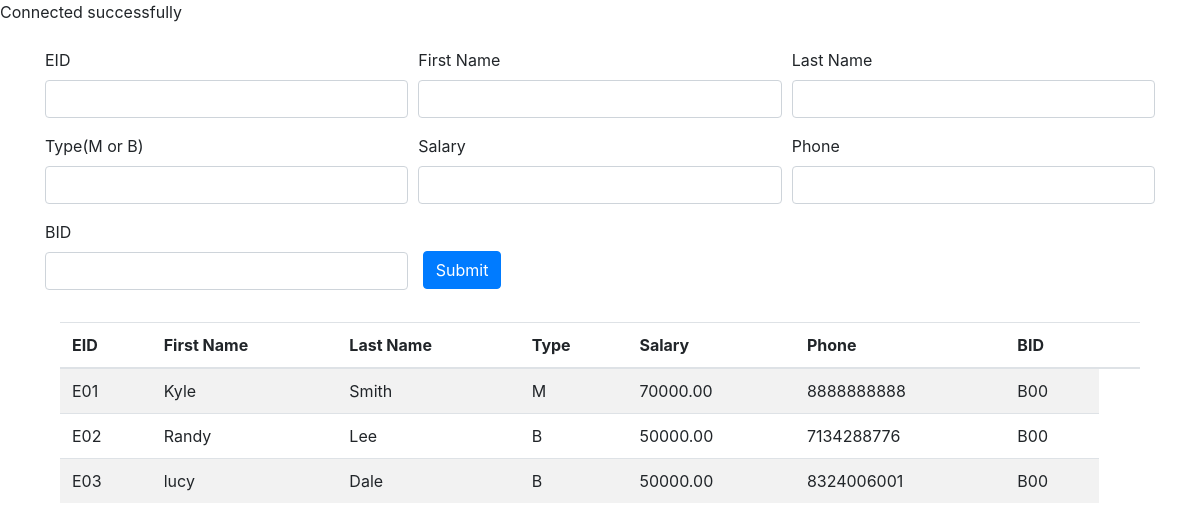
Page /employees.php on the committed database.
### tables this page shows
CREATE TABLE `Employee` (
  `EID` char(3) NOT NULL,
  `fname` varchar(15) NOT NULL,
  `lname` varchar(15) NOT NULL,
  `type` char(1) NOT NULL,
  `salary` decimal(10,2) NOT NULL,
  `phone` varchar(20) NOT NULL,
  `BID` char(3) NOT NULL
);

### employees.php (the view, shortened to what this page needs)
<?php
require_once "config.php";
if($query = $conn->prepare("SELECT * FROM Employee WHERE type='M' OR type='B'")) {
  $query->execute();
  $employees = $query->get_result();
}
?>
<!DOCTYPE html>
<html lang="en">
  <head>
    <link rel="stylesheet"
href="https://stackpath.bootstrapcdn.com/bootstrap/4.4.1/css/bootstrap.min.css">
  </head>
  <body>
      <div class="container">
          <form action="" method="post" name="addEmployeeForm">
            <div class="form-row">
              <div class="form-group col-md-4">
                <label>EID</label>
                <input type="EID" name="EID" class="form-control" required />
              </div>
              <div class="form-group col-md-4">
                <label>First Name</label>
                <input type="firstName" name="firstName" class="form-control" required>
              </div>
              <div class="form-group col-md-4">
                <label>Last Name</label>
                <input type="lastName" name="lastName" class="form-control" required>
              </div>
              <div class="form-group col-md-4">
                <label>Type(M or B)</label>
                <input type="type" name="type" class="form-control" required>
              </div>
              <div class="form-group col-md-4">
                <label>Salary</label>
                <input type="salary" name="salary" class="form-control" required>
              </div>
              <div class="form-group col-md-4">
                <label>Phone</label>
                <input type="Phone" name="Phone" class="form-control" required>
              </div>
              <div class="form-group col-md-4">
                <label>BID</label>
                <input type="BID" name="BID" class="form-control" required>
              </div>
              <div class="form-group col-md-4">
                <input type="submit" name="addEmployee" style="margin-top:25px;" class="btn btn-primary" value="Submit">
              </div>
          </div>
        </form>
          <div class="col-md-12">
            <table class="table table-striped">
              <thead>
                 <tr>
                   <th>EID</th>
                   <th>First Name</th>
                   <th>Last Name</th>
                   <th>Type</th>
                   <th>Salary</th>
                   <th>Phone</th>
                   <th>BID</th>
                   <th></th>
                </tr>
              </thead>
              <tbody>
                <?php
                while($employee = $employees->fetch_assoc()) {
                  echo "<tr>" .
                    "<td>" . $employee["EID"] . "</td>" .
                    "<td>" . $employee["fname"] . "</td>" .
                    "<td>" . $employee["lname"] . "</td>" .
                    "<td>" . $employee["type"] . "</td>" .
                    "<td>" . $employee["salary"] . "</td>" .
                    "<td>" . $employee["phone"] . "</td>" .
                    "<td>" . $employee["BID"] . "</td>" .
                    "</tr>";
                }
                 ?>
              </tbody>
            </table>
          </div>
  </body>
</html>

### rows in the picture
employee: EID "E01", fname "Kyle", lname "Smith", type "M", salary "70000.00", phone "8888888888", BID "B00"
employee: EID "E02", fname "Randy", lname "Lee", type "B", salary "50000.00", phone "7134288776", BID "B00"
employee: EID "E03", fname "lucy", lname "Dale", type "B", salary "50000.00", phone "8324006001", BID "B00"
